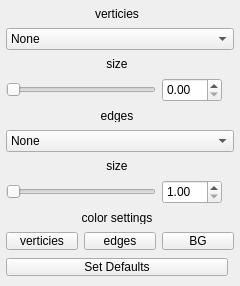
             <widget class="QWidget" name="scrollAreaWidgetContents_2">
              <property name="geometry">
               <rect>
                <x>0</x>
                <y>0</y>
                <width>240</width>
                <height>286</height>
               </rect>
              </property>
              <layout class="QGridLayout" name="gridLayout_11">
               <property name="leftMargin">
                <number>0</number>
               </property>
               <property name="topMargin">
                <number>0</number>
               </property>
               <property name="rightMargin">
                <number>0</number>
               </property>
               <property name="bottomMargin">
                <number>0</number>
               </property>
               <property name="spacing">
                <number>0</number>
               </property>
               <item row="0" column="0">
                <widget class="QFrame" name="uiStyleCtrlFrame">
                 <property name="sizePolicy">
                  <sizepolicy hsizetype="Fixed" vsizetype="Fixed">
                   <horstretch>0</horstretch>
                   <verstretch>0</verstretch>
                  </sizepolicy>
                 </property>
                 <property name="minimumSize">
                  <size>
                   <width>240</width>
                   <height>286</height>
                  </size>
                 </property>
                 <property name="maximumSize">
                  <size>
                   <width>240</width>
                   <height>286</height>
                  </size>
                 </property>
                 <property name="autoFillBackground">
                  <bool>true</bool>
                 </property>
                 <property name="frameShape">
                  <enum>QFrame::NoFrame</enum>
                 </property>
                 <property name="frameShadow">
                  <enum>QFrame::Raised</enum>
                 </property>
                 <layout class="QGridLayout" name="gridLayout_7">
                  <property name="leftMargin">
                   <number>6</number>
                  </property>
                  <property name="topMargin">
                   <number>6</number>
                  </property>
                  <property name="rightMargin">
                   <number>6</number>
                  </property>
                  <property name="bottomMargin">
                   <number>6</number>
                  </property>
                  <item row="8" column="0" colspan="3">
                   <widget class="QLabel" name="label_34">
                    <property name="sizePolicy">
                     <sizepolicy hsizetype="Fixed" vsizetype="Fixed">
                      <horstretch>0</horstretch>
                      <verstretch>0</verstretch>
                     </sizepolicy>
                    </property>
                    <property name="minimumSize">
                     <size>
                      <width>222</width>
                      <height>12</height>
                     </size>
                    </property>
                    <property name="maximumSize">
                     <size>
                      <width>222</width>
                      <height>12</height>
                     </size>
                    </property>
                    <property name="text">
                     <string>color settings</string>
                    </property>
                    <property name="alignment">
                     <set>Qt::AlignCenter</set>
                    </property>
                   </widget>
                  </item>
                  <item row="0" column="0" colspan="3">
                   <widget class="QLabel" name="label_20">
                    <property name="sizePolicy">
                     <sizepolicy hsizetype="Fixed" vsizetype="Fixed">
                      <horstretch>0</horstretch>
                      <verstretch>0</verstretch>
                     </sizepolicy>
                    </property>
                    <property name="minimumSize">
                     <size>
                      <width>222</width>
                      <height>12</height>
                     </size>
                    </property>
                    <property name="maximumSize">
                     <size>
                      <width>222</width>
                      <height>12</height>
                     </size>
                    </property>
                    <property name="text">
                     <string>verticies</string>
                    </property>
                    <property name="alignment">
                     <set>Qt::AlignCenter</set>
                    </property>
                   </widget>
                  </item>
                  <item row="7" column="0" colspan="2">
                   <widget class="QSlider" name="edgesSizeSlider">
                    <property name="sizePolicy">
                     <sizepolicy hsizetype="Preferred" vsizetype="Preferred">
                      <horstretch>0</horstretch>
                      <verstretch>0</verstretch>
                     </sizepolicy>
                    </property>
                    <property name="minimumSize">
                     <size>
                      <width>12</width>
                      <height>12</height>
                     </size>
                    </property>
                    <property name="minimum">
                     <number>1</number>
                    </property>
                    <property name="maximum">
                     <number>25</number>
                    </property>
                    <property name="orientation">
                     <enum>Qt::Horizontal</enum>
                    </property>
                   </widget>
                  </item>
                  <item row="4" column="0" colspan="3">
                   <widget class="QLabel" name="label_33">
                    <property name="sizePolicy">
                     <sizepolicy hsizetype="Fixed" vsizetype="Fixed">
                      <horstretch>0</horstretch>
                      <verstretch>0</verstretch>
                     </sizepolicy>
                    </property>
                    <property name="minimumSize">
                     <size>
                      <width>222</width>
                      <height>12</height>
                     </size>
                    </property>
                    <property name="maximumSize">
                     <size>
                      <width>222</width>
                      <height>12</height>
                     </size>
                    </property>
                    <property name="text">
                     <string>edges</string>
                    </property>
                    <property name="alignment">
                     <set>Qt::AlignCenter</set>
                    </property>
                   </widget>
                  </item>
                  <item row="1" column="0" colspan="3">
                   <widget class="QComboBox" name="verticiesTypeComboBox">
                    <item>
                     <property name="text">
                      <string>None</string>
                     </property>
                    </item>
                    <item>
                     <property name="text">
                      <string>Circles</string>
                     </property>
                    </item>
                    <item>
                     <property name="text">
                      <string>Squares</string>
                     </property>
                    </item>
                   </widget>
                  </item>
                  <item row="7" column="2">
                   <widget class="QDoubleSpinBox" name="edgesSizeSpinBox">
                    <property name="sizePolicy">
                     <sizepolicy hsizetype="Minimum" vsizetype="Minimum">
                      <horstretch>0</horstretch>
                      <verstretch>0</verstretch>
                     </sizepolicy>
                    </property>
                    <property name="minimumSize">
                     <size>
                      <width>60</width>
                      <height>24</height>
                     </size>
                    </property>
                    <property name="maximumSize">
                     <size>
                      <width>60</width>
                      <height>24</height>
                     </size>
                    </property>
                    <property name="minimum">
                     <double>1.000000000000000</double>
                    </property>
                    <property name="maximum">
                     <double>25.000000000000000</double>
                    </property>
                   </widget>
                  </item>
                  <item row="9" column="0">
                   <widget class="QPushButton" name="verticiesColorButton">
                    <property name="sizePolicy">
                     <sizepolicy hsizetype="Fixed" vsizetype="Fixed">
                      <horstretch>0</horstretch>
                      <verstretch>0</verstretch>
                     </sizepolicy>
                    </property>
                    <property name="minimumSize">
                     <size>
                      <width>0</width>
                      <height>18</height>
                     </size>
                    </property>
                    <property name="maximumSize">
                     <size>
                      <width>16777215</width>
                      <height>18</height>
                     </size>
                    </property>
                    <property name="text">
                     <string>verticies</string>
                    </property>
                    <attribute name="buttonGroup">
                     <string notr="true">group_colors</string>
                    </attribute>
                   </widget>
                  </item>
                  <item row="5" column="0" colspan="3">
                   <widget class="QComboBox" name="edgesTypeComboBox">
                    <item>
                     <property name="text">
                      <string>None</string>
                     </property>
                    </item>
                    <item>
                     <property name="text">
                      <string>Continious</string>
                     </property>
                    </item>
                    <item>
                     <property name="text">
                      <string>Dashed</string>
                     </property>
                    </item>
                   </widget>
                  </item>
                  <item row="9" column="1">
                   <widget class="QPushButton" name="edgesColorButton">
                    <property name="minimumSize">
                     <size>
                      <width>0</width>
                      <height>18</height>
                     </size>
                    </property>
                    <property name="maximumSize">
                     <size>
                      <width>16777215</width>
                      <height>18</height>
                     </size>
                    </property>
                    <property name="text">
                     <string>edges</string>
                    </property>
                    <attribute name="buttonGroup">
                     <string notr="true">group_colors</string>
                    </attribute>
                   </widget>
                  </item>
                  <item row="9" column="2">
                   <widget class="QPushButton" name="bgColorButton">
                    <property name="minimumSize">
                     <size>
                      <width>0</width>
                      <height>18</height>
                     </size>
                    </property>
                    <property name="maximumSize">
                     <size>
                      <width>16777215</width>
                      <height>18</height>
                     </size>
                    </property>
                    <property name="text">
                     <string>BG</string>
                    </property>
                    <attribute name="buttonGroup">
                     <string notr="true">group_colors</string>
                    </attribute>
                   </widget>
                  </item>
                  <item row="10" column="0" colspan="3">
                   <widget class="QPushButton" name="setDefaultStyleButton">
                    <property name="sizePolicy">
                     <sizepolicy hsizetype="Minimum" vsizetype="Minimum">
                      <horstretch>0</horstretch>
                      <verstretch>0</verstretch>
                     </sizepolicy>
                    </property>
                    <property name="minimumSize">
                     <size>
                      <width>222</width>
                      <height>18</height>
                     </size>
                    </property>
                    <property name="maximumSize">
                     <size>
                      <width>18</width>
                      <height>18</height>
                     </size>
                    </property>
                    <property name="text">
                     <string>Set Defaults</string>
                    </property>
                   </widget>
                  </item>
                  <item row="2" column="0" colspan="3">
                   <widget class="QLabel" name="label_18">
                    <property name="sizePolicy">
                     <sizepolicy hsizetype="Fixed" vsizetype="Fixed">
                      <horstretch>0</horstretch>
                      <verstretch>0</verstretch>
                     </sizepolicy>
                    </property>
                    <property name="minimumSize">
                     <size>
                      <width>222</width>
                      <height>12</height>
                     </size>
                    </property>
                    <property name="maximumSize">
                     <size>
                      <width>222</width>
                      <height>12</height>
                     </size>
                    </property>
                    <property name="text">
                     <string>size</string>
                    </property>
                    <property name="alignment">
                     <set>Qt::AlignCenter</set>
                    </property>
                   </widget>
                  </item>
                  <item row="6" column="0" colspan="3">
                   <widget class="QLabel" name="label_32">
                    <property name="sizePolicy">
                     <sizepolicy hsizetype="Fixed" vsizetype="Fixed">
                      <horstretch>0</horstretch>
                      <verstretch>0</verstretch>
                     </sizepolicy>
                    </property>
                    <property name="minimumSize">
                     <size>
                      <width>222</width>
                      <height>12</height>
                     </size>
                    </property>
                    <property name="maximumSize">
                     <size>
                      <width>222</width>
                      <height>12</height>
                     </size>
                    </property>
                    <property name="text">
                     <string>size</string>
                    </property>
                    <property name="alignment">
                     <set>Qt::AlignCenter</set>
                    </property>
                   </widget>
                  </item>
                  <item row="3" column="2">
                   <widget class="QDoubleSpinBox" name="vertexSizeSpinBox">
                    <property name="sizePolicy">
                     <sizepolicy hsizetype="Minimum" vsizetype="Minimum">
                      <horstretch>0</horstretch>
                      <verstretch>0</verstretch>
                     </sizepolicy>
                    </property>
                    <property name="minimumSize">
                     <size>
                      <width>60</width>
                      <height>24</height>
                     </size>
                    </property>
                    <property name="maximumSize">
                     <size>
                      <width>60</width>
                      <height>24</height>
                     </size>
                    </property>
                    <property name="minimum">
                     <double>0.000000000000000</double>
                    </property>
                    <property name="maximum">
                     <double>25.000000000000000</double>
                    </property>
                   </widget>
                  </item>
                  <item row="3" column="0" colspan="2">
                   <widget class="QSlider" name="verticiesSizeSlider">
                    <property name="sizePolicy">
                     <sizepolicy hsizetype="Preferred" vsizetype="Preferred">
                      <horstretch>0</horstretch>
                      <verstretch>0</verstretch>
                     </sizepolicy>
                    </property>
                    <property name="minimumSize">
                     <size>
                      <width>12</width>
                      <height>12</height>
                     </size>
                    </property>
                    <property name="minimum">
                     <number>0</number>
                    </property>
                    <property name="maximum">
                     <number>25</number>
                    </property>
                    <property name="orientation">
                     <enum>Qt::Horizontal</enum>
                    </property>
                   </widget>
                  </item>
                 </layout>
                </widget>
               </item>
              </layout>
             </widget>
